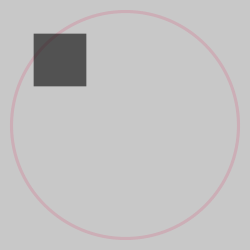
Frame 1 (no input)
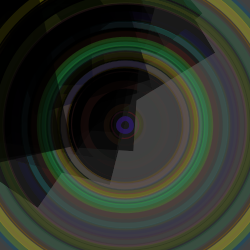
Frame 60 (the mouse pressed at the canvas centre just before this capture)
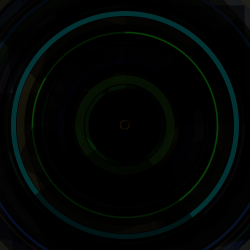
Frame 120 (the mouse held since frame 60 and released just before this capture)

The Processing sketch that drew these frames (run headless with seeded random() and noise(); from frame 60 on, the mouse is pressed at the canvas centre):

// Processing sketch: processing_25614
// ── processing_25614.pde

float sx = 0;
float sy = 0;
float m = 0;
float r = 0;
void setup(){
size(250, 250);
smooth();
rectMode(CENTER);
frameRate(60);
noCursor();
}

void draw(){

  fill(0, 5);
  noStroke();
 ////////////////////////////////////
 rect(0,0, height*2, width*2);
 
 sx = random(1,350);
 sy = random(1,200); 
 m = random(100, 125);
 noFill();
 strokeWeight(random(1,10));
 stroke(random(0,255),random(0,255),random(0,255),random(1,100));
 ellipse(125, 125, sx, sx); 
 
 translate(mouseX, mouseY);

 
 noStroke();
 fill(0, 150);
 float d = dist(mouseX, mouseY, pmouseX, pmouseY);
rotate(r); 
 r += random(-2,1);
 rect(60,60, sy+d*10, sy+d*10);
}
